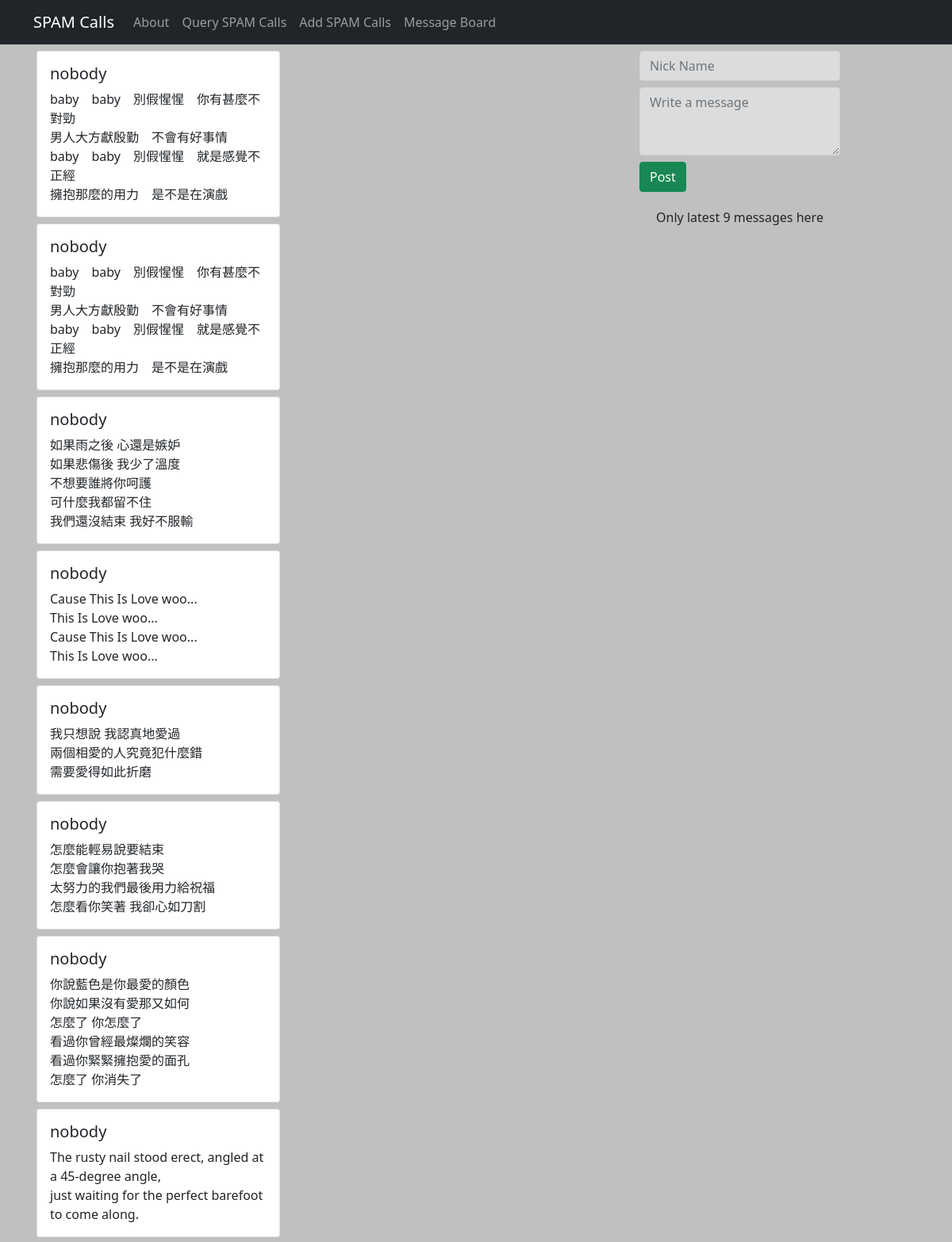
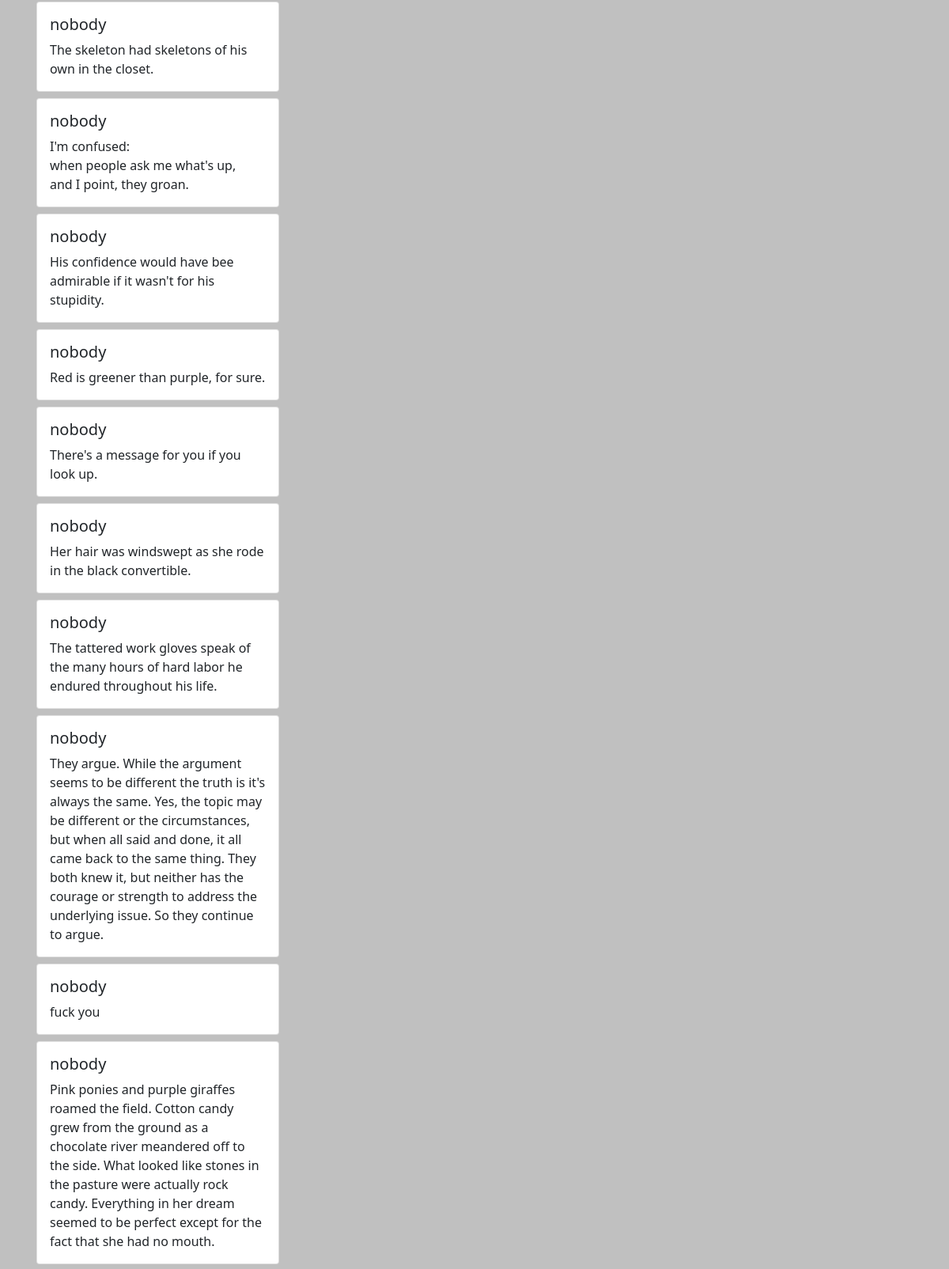
Screenshot of /msg (upper part) with the database file from the repository (2 pictures, top to bottom).
### tables this page shows
CREATE TABLE msgs (                id INTEGER PRIMARY KEY AUTOINCREMENT,                name TEXT NOT NULL,                msg TEXT NOT NULL,                time TIMESTAMP DEFAULT CURRENT_TIMESTAMP);

### routes.py (the view, shortened to what this page needs)
@app.route("/msg", methods=["GET", "POST"])
def msg():
    if request.method == "GET":
        sql = "select * from msgs order by id desc limit 20"
        with sqlite3.connect(database) as con:
            con.row_factory = sqlite3.Row
            cur = con.cursor()
            cur.execute(sql)
            data = cur.fetchall()
        if data == []:
            return render_template("message.html", data="")
        return render_template("message.html", data=data)

### templates/message.html (shortened to what this page needs)
{% extends "template.html" %}
{% block main %}
<div class="container">
    <div class="row">
        <div class="col-8" data-masonry='{"percentPosition": true }'>
            {% if data == "" %}
            <p class="text-justify">No one leave a message yet.</p>
            {% else %}
            {% for rec in data %}
            <div class="card col-5 mb-2 mx-1">
                <div class="card-body">
                    <h5 class="card-title">{{ rec["name"] }}</h5>
                    <p class="card-text">
                        {{ rec["msg"].replace("\n","<br>")|safe }}
                    </p>
                </div>
            </div>
            {% endfor %}
            {% endif %}
        </div>
        <div class="col-3">
            <form role="form" id="validation" method="POST">
                <div class="form-group" action="{{ url_for('msg') }}">
                    <div class="mb-2 mx-1">
                        <input name="name" type="text" class="mb-2 form-control form-group form-control" id="calls"
                            required placeholder="Nick Name" maxlength="20" pattern="^[0-9A-Z.\sa-z]{1,20}$" required>
                        <textarea id=calls name="msg" class="form-control form-group" rows="3"
                            placeholder="Write a message" required></textarea>
                    </div>
                </div>
                <button type="submit" class="mx-1 mb-1 btn btn-success">Post</button>
            </form>
            <div>
                <p class="text-center">
                    Only latest 9 messages here
                </p>
            </div>
        </div>
    </div>
</div>
{% endblock %}

### static/custom.css (style rules this page uses)
body { background: Silver !important; }
input#calls { background: Gainsboro !important; }
textarea#calls { background: Gainsboro !important; }

### rows the page displays
msgs: name "nobody", msg.replace "baby baby 別假惺惺 你有甚麼不對勁 男人大方獻殷勤 不會有好事情 baby baby 別假惺惺 就是感覺不正經 擁抱那麼的用力 是不是在演戲"
msgs: name "nobody", msg.replace "baby baby 別假惺惺 你有甚麼不對勁 男人大方獻殷勤 不會有好事情 baby baby 別假惺惺 就是感覺不正經 擁抱那麼的用力 是不是在演戲"
msgs: name "nobody", msg.replace "如果雨之後 心還是嫉妒 如果悲傷後 我少了溫度 不想要誰將你呵護 可什麼我都留不住 我們還沒結束 我好不服輸"
msgs: name "nobody", msg.replace "Cause This Is Love woo... This Is Love woo... Cause This Is Love woo... This Is Love woo..."
msgs: name "nobody", msg.replace "我只想說 我認真地愛過 兩個相愛的人究竟犯什麼錯 需要愛得如此折磨"
msgs: name "nobody", msg.replace "怎麼能輕易說要結束 怎麼會讓你抱著我哭 太努力的我們最後用力給祝福 怎麼看你笑著 我卻心如刀割"
msgs: name "nobody", msg.replace "你說藍色是你最愛的顏色 你說如果沒有愛那又如何 怎麼了 你怎麼了 看過你曾經最燦爛的笑容 看過你緊緊擁抱愛的面孔 怎麼了 你消失了"
msgs: name "nobody", msg.replace "The rusty nail stood erect, angled at a 45-degree angle, just waiting for the perfect barefoot to come along."
msgs: name "nobody", msg.replace "The skeleton had skeletons of his own in the closet."
msgs: name "nobody", msg.replace "I'm confused: when people ask me what's up, and I point, they groan."
msgs: name "nobody", msg.replace "His confidence would have bee admirable if it wasn't for his stupidity."
msgs: name "nobody", msg.replace "Red is greener than purple, for sure."
msgs: name "nobody", msg.replace "There's a message for you if you look up."
msgs: name "nobody", msg.replace "Her hair was windswept as she rode in the black convertible."
msgs: name "nobody", msg.replace "The tattered work gloves speak of the many hours of hard labor he endured throughout his life."
msgs: name "nobody", msg.replace "They argue. While the argument seems to be different the truth is it's always the same. Yes, the topic may be different or the circumstances, but when all said and done, it all came back to the same thing. They both knew it, but neither has the courage or strength to address the underlying issue. So they continue to argue."
msgs: name "nobody", msg.replace "fuck you"
msgs: name "nobody", msg.replace "Pink ponies and purple giraffes roamed the field. Cotton candy grew from the ground as a chocolate river meandered off to the side. What looked like stones in the pasture were actually rock candy. Everything in her dream seemed to be perfect except for the fact that she had no mouth."
